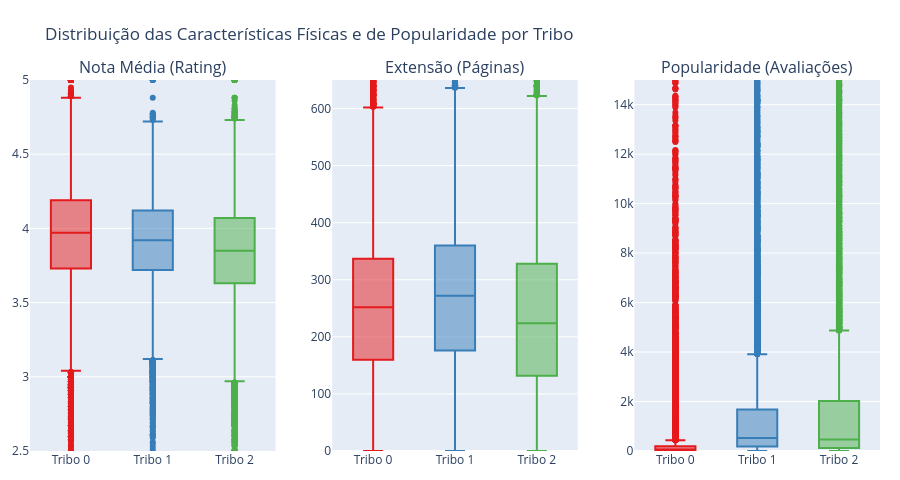

The notebook cell saved with this chart:
### Markdown cell above
* **Análise Detalhada do DNA Literário (Storytelling):**
  * **Tribo 0 (Vermelho):** O foco principal é pragmático e voltado para aprendizado ou hobbies. É a tribo da *Não-Ficção e Autodesenvolvimento* (82% de presença) e *Artes, Lazer e Estilo de Vida* (37%). 
  * **Tribo 1 (Azul):** A tribo da leitura densa e clássica. Caracteriza-se por *Ficção Geral e Literatura* (presente em 100% dos livros da tribo) associada fortemente a *História e Biografia* (55% de presença). É o grupo dos calhamaços de história e romances clássicos consagrados.
  * **Tribo 2 (Verde):** A tribo da ficção popular e entretenimento. Aqui vemos a sobreposição dos gêneros multilabel: **87%** dos seus livros possuem a tag de *Ficção Geral*, enquanto **48%** possuem *Fantasia e Ficção Científica* e **47%** contam com *Romance*. Muitos livros desse grupo carregam mais de uma dessas tags ao mesmo tempo (como um romance fantástico ou uma ficção infantojuvenil).

Essa análise revela que a Tribo 2 consome os livros de maior apelo de entretenimento e comercial (Fantasia + Romance), a Tribo 0 foca em desenvolvimento prático e a Tribo 1 concentra leituras literárias clássicas e históricas.

---

## 4. Capítulo 3: Os Hábitos de Consumo e Avaliação
Sabemos o que eles leem, mas **como** eles consomem esses livros?
* Eles leem calhamaços ou livros de leitura rápida?
* Suas tribos são rigorosas ou generosas nas notas médias?
* Suas leituras são fenômenos mundiais (milhões de avaliações) ou obras de nicho?

Analisamos isso através de boxplots comparativos para a Nota Média (`rating`), Extensão (`pages`) e Popularidade (`totalratings`).

### Code cell
fig_box = make_subplots(
    rows=1, cols=3, 
    subplot_titles=('Nota Média (Rating)', 'Extensão (Páginas)', 'Popularidade (Avaliações)')
)

# Copiar dataframe e mapear nomes legíveis
df_plot = df.copy()
df_plot['Nome_Tribo'] = df_plot['Cluster'].map({
    0: 'Tribo 0 (Não-Ficção)',
    1: 'Tribo 1 (Clássicos)',
    2: 'Tribo 2 (Ficção Pop)'
})

# Adicionar Boxplots individuais para cada cluster com cores estritas
for cluster_id, color in zip([0, 1, 2], ['#e41a1c', '#377eb8', '#4daf4a']):
    subset = df_plot[df_plot['Cluster'] == cluster_id]
    
    fig_box.add_trace(
        go.Box(y=subset['rating'], name=f"Tribo {cluster_id}", marker_color=color, showlegend=False),
        row=1, col=1
    )
    fig_box.add_trace(
        go.Box(y=subset['pages'], name=f"Tribo {cluster_id}", marker_color=color, showlegend=False),
        row=1, col=2
    )
    fig_box.add_trace(
        go.Box(y=subset['totalratings'], name=f"Tribo {cluster_id}", marker_color=color, showlegend=False),
        row=1, col=3
    )

# Definir limites de zoom para podermos ler a caixa central ignorando os outliers gigantescos
fig_box.update_yaxes(range=[2.5, 5.0], row=1, col=1)
fig_box.update_yaxes(range=[0, 650], row=1, col=2)
fig_box.update_yaxes(range=[0, 15000], row=1, col=3)

fig_box.update_layout(
    title_text='Distribuição das Características Físicas e de Popularidade por Tribo',
    height=480,
    margin=dict(t=80, b=20, l=20, r=20)
)
fig_box.show()

### Figure 1 — Plotly figure (JSON) as saved in the notebook; plotly's stock layout.template omitted (floating-point values rounded to 4 significant figures; data arrays with more than 128 entries replaced by an {"elided": "..."} marker saying what was removed)
{"data": [{"marker": {"color": "#e41a1c"}, "name": "Tribo 0", "showlegend": false, "y": {"elided": "31534 float values"}, "type": "box", "xaxis": "x", "yaxis": "y"}, {"marker": {"color": "#e41a1c"}, "name": "Tribo 0", "showlegend": false, "y": {"elided": "31534 float values"}, "type": "box", "xaxis": "x2", "yaxis": "y2"}, {"marker": {"color": "#e41a1c"}, "name": "Tribo 0", "showlegend": false, "y": {"elided": "31534 float values"}, "type": "box", "xaxis": "x3", "yaxis": "y3"}, {"marker": {"color": "#377eb8"}, "name": "Tribo 1", "showlegend": false, "y": {"elided": "21438 float values"}, "type": "box", "xaxis": "x", "yaxis": "y"}, {"marker": {"color": "#377eb8"}, "name": "Tribo 1", "showlegend": false, "y": {"elided": "21438 float values"}, "type": "box", "xaxis": "x2", "yaxis": "y2"}, {"marker": {"color": "#377eb8"}, "name": "Tribo 1", "showlegend": false, "y": {"elided": "21438 float values"}, "type": "box", "xaxis": "x3", "yaxis": "y3"}, {"marker": {"color": "#4daf4a"}, "name": "Tribo 2", "showlegend": false, "y": {"elided": "29007 float values"}, "type": "box", "xaxis": "x", "yaxis": "y"}, {"marker": {"color": "#4daf4a"}, "name": "Tribo 2", "showlegend": false, "y": {"elided": "29007 float values"}, "type": "box", "xaxis": "x2", "yaxis": "y2"}, {"marker": {"color": "#4daf4a"}, "name": "Tribo 2", "showlegend": false, "y": {"elided": "29007 float values"}, "type": "box", "xaxis": "x3", "yaxis": "y3"}], "layout": {"xaxis": {"anchor": "y", "domain": [0.0, 0.2889]}, "yaxis": {"anchor": "x", "domain": [0.0, 1.0], "range": [2.5, 5.0]}, "xaxis2": {"anchor": "y2", "domain": [0.3556, 0.6444]}, "yaxis2": {"anchor": "x2", "domain": [0.0, 1.0], "range": [0, 650]}, "xaxis3": {"anchor": "y3", "domain": [0.7111, 1.0]}, "yaxis3": {"anchor": "x3", "domain": [0.0, 1.0], "range": [0, 15000]}, "annotations": [{"font": {"size": 16}, "showarrow": false, "text": "Nota Média (Rating)", "x": 0.1444, "xanchor": "center", "xref": "paper", "y": 1.0, "yanchor": "bottom", "yref": "paper"}, {"font": {"size": 16}, "showarrow": false, "text": "Extensão (Páginas)", "x": 0.5, "xanchor": "center", "xref": "paper", "y": 1.0, "yanchor": "bottom", "yref": "paper"}, {"font": {"size": 16}, "showarrow": false, "text": "Popularidade (Avaliações)", "x": 0.8556, "xanchor": "center", "xref": "paper", "y": 1.0, "yanchor": "bottom", "yref": "paper"}], "title": {"text": "Distribuição das Características Físicas e de Popularidade por Tribo"}, "margin": {"t": 80, "b": 20, "l": 20, "r": 20}, "height": 480}}
